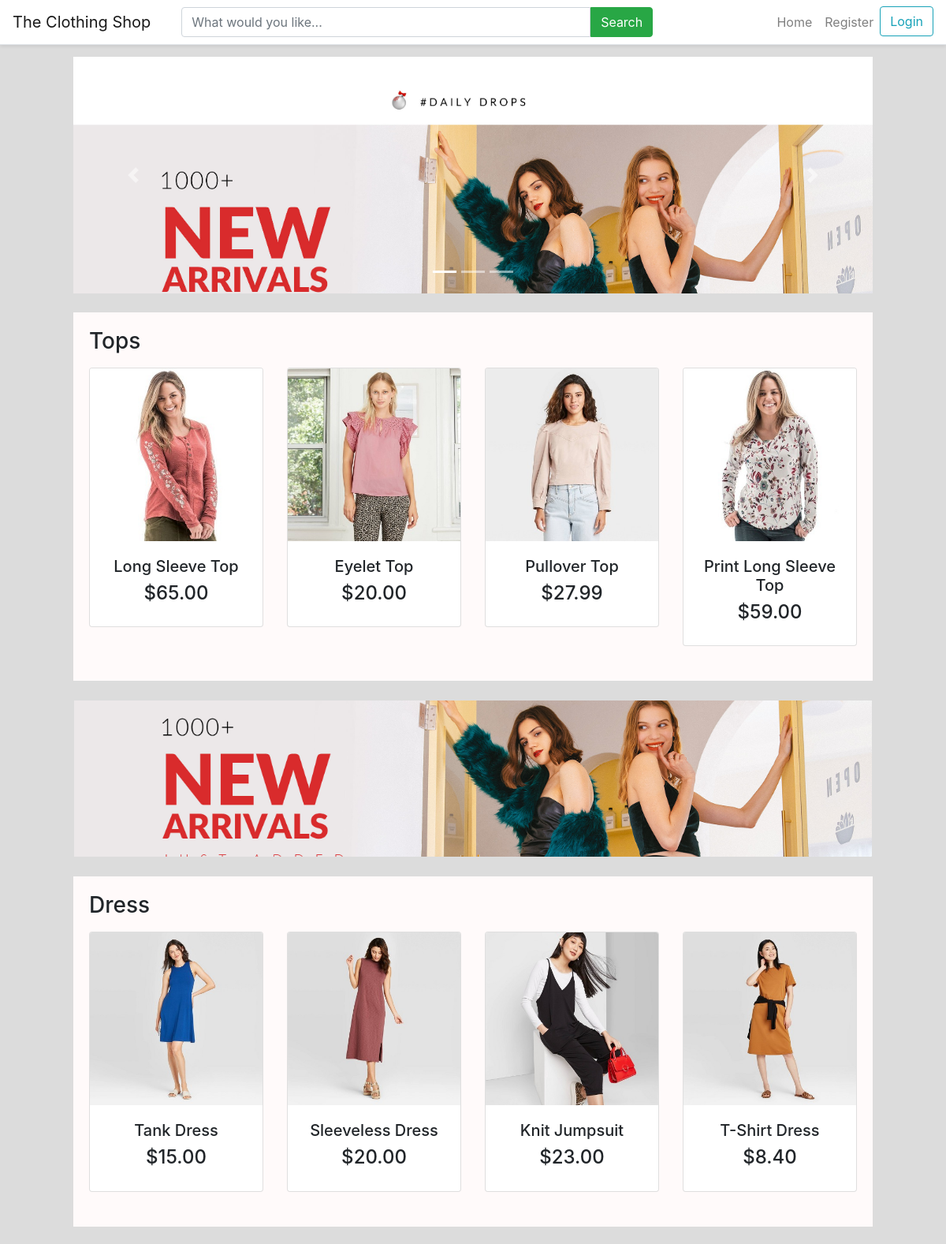
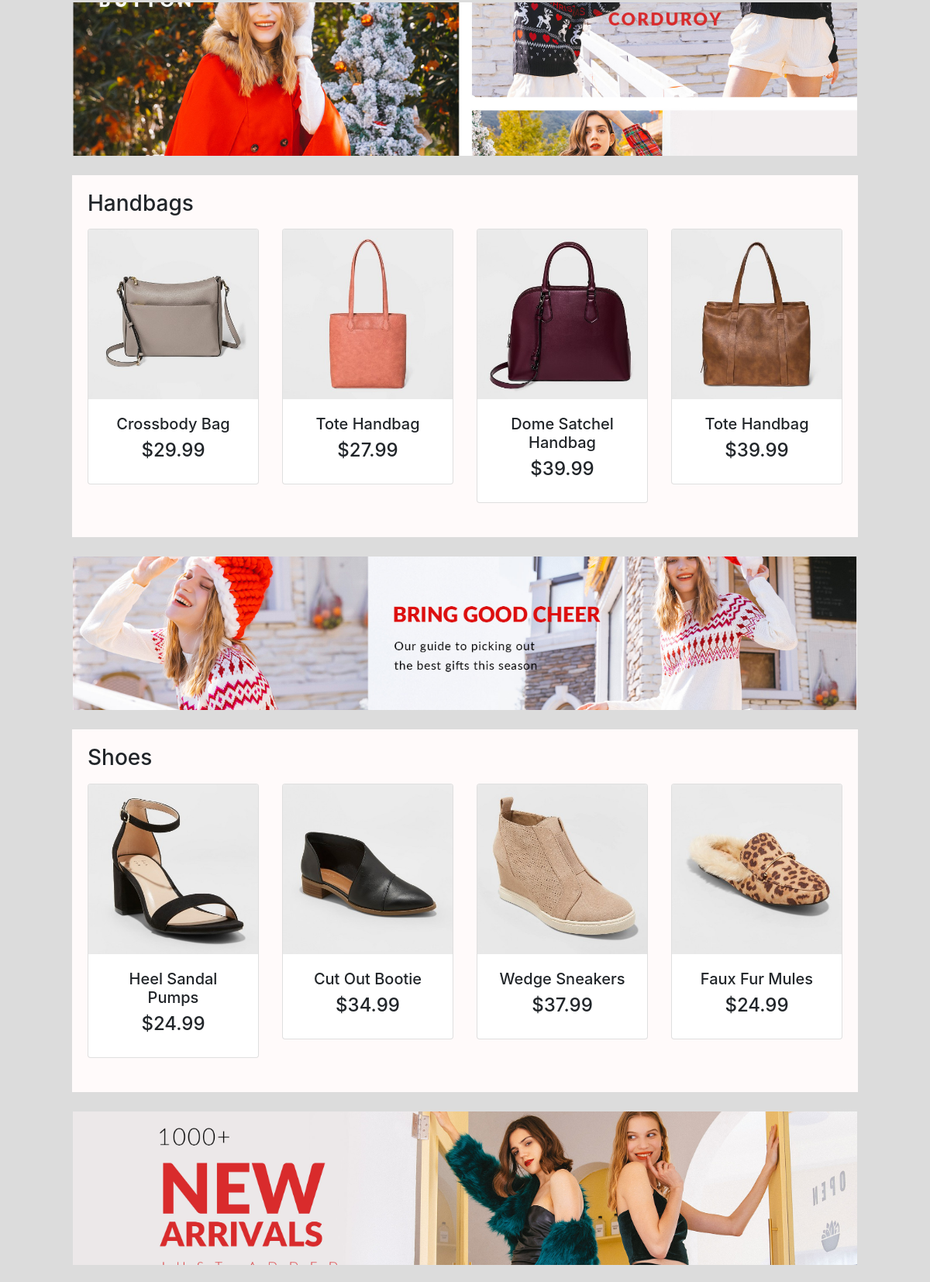
The page / (upper part) on the database its author committed (2 pictures, top to bottom).
### tables this page shows
CREATE TABLE products (pid INTEGER PRIMARY KEY NOT NULL, pname TEXT NOT NULL, price TEXT NOT NULL, description TEXT, available INTEGER, category TEXT NOT NULL, picture TEXT);

### app.py (the view)
@app.route("/")
def index():
    form = OrderForm(request.form)
    query = 'SELECT * FROM products WHERE category = ? ORDER BY RANDOM() LIMIT 4'
    tops = db_query(query=query, args=['tops'])
    dress = db_query(query=query, args=['dress'])
    handbags = db_query(query=query, args=['handbags'])
    shoes = db_query(query=query, args=['shoes'])
    sweaters = db_query(query=query, args=['sweaters'])
    return render_template("home.html", tops=tops, dress=dress, handbags=handbags, shoes=shoes, sweaters=sweaters, form=form)

### forms.py
class OrderForm(Form):  # Create Order Form
    name = StringField('', [validators.length(min=1), validators.DataRequired()],
                       render_kw={'autofocus': True, 'placeholder': 'Full Name'})
    mobile_num = StringField('', [validators.length(min=1), validators.DataRequired()],
                             render_kw={'autofocus': True, 'placeholder': 'Mobile Number'})
    quantity = SelectField('', [validators.DataRequired()],
                           choices=[('1', '1'), ('2', '2'), ('3', '3'), ('4', '4'), ('5', '5')])
    order_place = StringField('', [validators.length(min=1), validators.DataRequired()],
                              render_kw={'placeholder': 'Delivery Address'})

### app.py (called while the page is built)
@app.after_request
def after_request(response):
    response.headers["Cache-Control"] = "no-cache, no-store, must-revalidate"
    response.headers["Expires"] = 0
    response.headers["Pragma"] = "no-cache"
    return response

@app.teardown_appcontext
def close_connection(exception):
    db = getattr(g, '_database', None)
    if db is not None:
        db.close()

### helpers.py (called while the page is built)
def make_dicts(cursor, row):
    return dict((cursor.description[idx][0], value)
                for idx, value in enumerate(row))

def db_query(query, args=(), one=False):
    rv = []
    try:
        with sqlite3.connect(DATABASE) as con:
            con.row_factory = make_dicts
            cur = con.cursor()
            cur.execute(query, args)
            con.commit()
            rv = cur.fetchall()
    except Error as e:
        print(e)
    return (rv[0] if rv else None) if one else (rv if rv else None)

### templates/home.html (shortened to what this page needs)
{% extends "layout.html" %}
{% block navbar %}
    {% include 'includes/_navbar.html' %}
{% endblock %}
{% block main %}
<div class="container">
    <div class="row">
        <div class="col-lg-12">
            {% include 'includes/_carrousel.html' %}
            <div class="product-list">
                <h3 class="mb-3"><a href="/tops">Tops</a></h3>
                <div class="row">
                    {% with products=tops, category="tops" %}
                        {% include 'includes/_productlist.html' %}
                    {% endwith %}
                </div>
            </div>
            <br>
            <div class="mb-4 banner">
                <img class="w-100 h-100" src="/static/image/banners/banner1.jpg" alt="Online Shop">
            </div>
            <div class="product-list">
                <h3 class="mb-3"><a href="/dress">Dress</a></h3>
                <div class="row">
                    {% with products=dress, category="dress" %}
                        {% include 'includes/_productlist.html' %}
                    {% endwith %}
                </div>
            </div>
            <br>
            <div class="mb-4 banner">
                <img class="w-100 h-100" src="/static/image/banners/banner2.jpg" alt="Online Shop">
            </div>
            <div class="product-list">
                <h3 class="mb-3"><a href="/handbags">Handbags</a></h3>
                <div class="row">
                    {% with products=handbags, category="handbags" %}
                        {% include 'includes/_productlist.html' %}
                    {% endwith %}
                </div>
            </div>
            <br>
            <div class="mb-4 banner">
                <img class="w-100 h-100" src="/static/image/banners/banner3.jpg" alt="Online Shop">
            </div>
            <div class="product-list">
                <h3 class="mb-3"><a href="/shoes">Shoes</a></h3>
                <div class="row">
                    {% with products=shoes, category="shoes" %}
                        {% include 'includes/_productlist.html' %}
                    {% endwith %}
                </div>
            </div>
            <br>
            <div class="mb-4 banner">
                <img class="w-100 h-100" src="/static/image/banners/banner1.jpg" alt="Online Shop">
            </div>
            <br>
        </div>
    </div>
</div>
{% endblock %}

### templates/includes/_productlist.html (shortened to what this page needs)
{% if products %}
	{% for product in products %}
		{% if product and product.category == category %}
		<div class="col-lg-3 col-md-4 col-sm-6">
		    <div class="card mb-4">
		        <a href="/{{product.category}}?view={{product.pid}}">
		            <img class="card-img-top w-100 h-100" src="static/image/product/{{product.category}}/{{product.picture}}" alt="Product">
		        </a>
		        <div class="card-body">
		            <h5><a class="card-title" href="/{{product.category}}?view={{product.pid}}">{{product.pname}}</a></h5>
		            <h4>${{product.price}}</h4>
		        </div>
			</div>
		</div>
		{% endif %}
	{% endfor %}
{% endif %}

### static/css/style.css (style rules this page uses)
body { background-color: Gainsboro; }
.container a { color: inherit; }
.card-body h4, h5 { text-align: center; }
.banner { width: 100%; height: 200px; object-fit: cover; border: 1px solid Gainsboro; }
.banner img { object-fit: cover; object-position: auto auto; }
.product-list { background-color: snow; padding: 20px; }

### rows shown on the page
products: category (picture), pname "Long Sleeve Top", price "65.00"
products: category (picture), pname "Eyelet Top", price "20.00"
products: category (picture), pname "Pullover Top", price "27.99"
products: category (picture), pname "Print Long Sleeve Top", price "59.00"
products: category (picture), pname "Tank Dress", price "15.00"
products: category (picture), pname "Sleeveless Dress", price "20.00"
products: category (picture), pname "Knit Jumpsuit", price "23.00"
products: category (picture), pname "T-Shirt Dress", price "8.40"
products: category (picture), pname "Crossbody Bag", price "29.99"
products: category (picture), pname "Tote Handbag", price "27.99"
products: category (picture), pname "Dome Satchel Handbag", price "39.99"
products: category (picture), pname "Tote Handbag", price "39.99"
products: category (picture), pname "Heel Sandal Pumps", price "24.99"
products: category (picture), pname "Cut Out Bootie", price "34.99"
products: category (picture), pname "Wedge Sneakers", price "37.99"
products: category (picture), pname "Faux Fur Mules", price "24.99"
